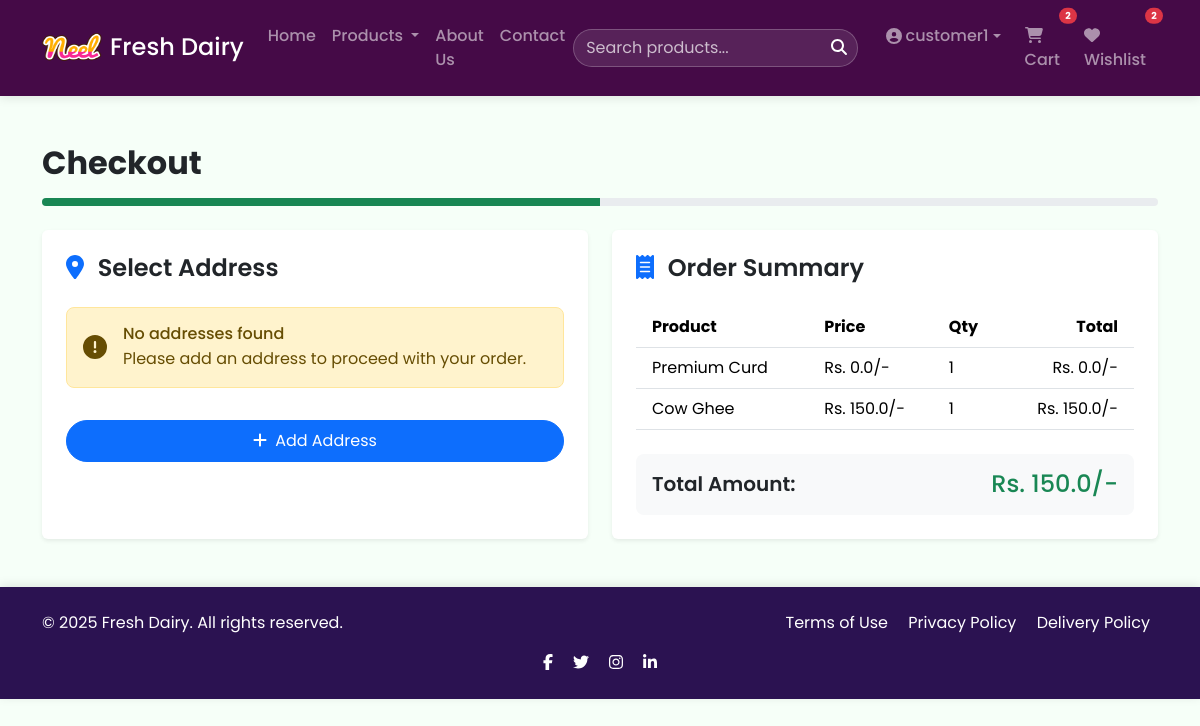
Screenshot of /checkout/ (signed in) with the database file from the repository.
### app/models.py (models this page shows, shortened)
class Cart(models.Model):
    user = models.ForeignKey(User, on_delete=models.CASCADE)
    product = models.ForeignKey(Product, on_delete=models.CASCADE)
    quantity = models.PositiveIntegerField(default=1)
    created_at = models.DateTimeField(auto_now_add=True)
    @property
    def total_price(self):
        return self.quantity * self.product.discounted_price

class Product(models.Model):
    title = models.CharField(max_length=200)
    selling_price = models.FloatField()
    discounted_price = models.FloatField()
    description = models.TextField()
    composition = models.TextField( default='')
    proapp = models.CharField(default='')
    category = models.CharField(choices=CATAGORY_CHOICE,max_length=2)
    product_image = models.ImageField(upload_to='product')

### app/views.py (the view, shortened to what this page needs)
# urls.py: path('checkout/', views.CheckoutView.as_view(), name='checkout'),
class CheckoutView(View):
    @method_decorator(login_required)
    def get(self, request):
        cart_items = Cart.objects.filter(user=request.user)
        if not cart_items:
            messages.warning(request, "Your cart is empty.")
            return redirect('cart')
        total_amount = sum(item.total_price for item in cart_items)
        addresses = Customer.objects.filter(user=request.user)
        return render(request, 'app/checkout.html', {
            'cart_items': cart_items,
            'total_amount': total_amount,
            'addresses': addresses
        })

### app/context_processors.py (called while the page is built)
def cart_wishlist_counts(request):
    cart_count = 0
    wishlist_count = 0
    if request.user.is_authenticated:
        cart_count = Cart.objects.filter(user=request.user).count()
        wishlist_count = Wishlist.objects.filter(user=request.user).count()
    return {
        'cart_count': cart_count,
        'wishlist_count': wishlist_count,
    }

### app/templates/app/checkout.html (shortened to what this page needs)
{% extends "app/base.html" %}
{% load static %}
{% block main %}
<div class="container my-5">
    <div class="row mb-4">
        <div class="col-12">
            <h2 class="fw-bold">Checkout</h2>
            <div class="progress mt-3" style="height: 8px;">
                <div class="progress-bar bg-success" role="progressbar" style="width: 50%;" aria-valuenow="50" aria-valuemin="0" aria-valuemax="100"></div>
            </div>
        </div>
    </div>
    {% if cart_items %}
    <div class="row g-4">
        <div class="col-lg-6">
            <div class="card border-0 shadow-sm h-100">
                <div class="card-body p-4">
                    <h4 class="card-title mb-4 fw-semibold">
                        <i class="fas fa-map-marker-alt text-primary me-2"></i> Select Address
                    </h4>
                    <form method="post" action="{% url 'checkout' %}">
                        {% if addresses %}
                            <div class="list-group mb-4">
                                {% for address in addresses %}
                                    <label class="list-group-item border mb-2 rounded-3 p-3 address-card">
                                        <div class="d-flex align-items-center">
                                            <input class="form-check-input me-3" type="radio" name="address" value="{{ address.id }}" required>
                                            <div>
                                                <h6 class="mb-1 fw-semibold">{{ address.name }}</h6>
                                                <p class="mb-1 small text-muted">
                                                    {{ address.locality }}, {{ address.city }}, {{ address.state }} - {{ address.zipcode }}
                                                </p>
                                                <p class="mb-0 small text-muted">
                                                    <i class="fas fa-phone-alt me-1"></i> {{ address.mobile }}
                                                </p>
                                            </div>
                                        </div>
                                    </label>
                                {% endfor %}
                            </div>
                            <div class="d-flex justify-content-between align-items-center">
                                <a href="{% url 'address' %}" class="btn btn-outline-primary rounded-pill px-4">
                                    <i class="fas fa-plus me-2"></i>Add New Address
                                </a>
                                <button type="submit" class="btn btn-success rounded-pill px-4 py-2">
                                    Place Order <i class="fas fa-arrow-right ms-2"></i>
                                </button>
                            </div>
                        {% else %}
                            <div class="alert alert-warning rounded-3">
                                <div class="d-flex align-items-center">
                                    <i class="fas fa-exclamation-circle me-3 fs-4"></i>
                                    <div>
                                        <h6 class="alert-heading mb-1">No addresses found</h6>
                                        <p class="mb-0">Please add an address to proceed with your order.</p>
                                    </div>
                                </div>
                            </div>
                            <a href="{% url 'address' %}" class="btn btn-primary rounded-pill px-4 py-2 w-100 mt-3">
                                <i class="fas fa-plus me-2"></i>Add Address
                            </a>
                        {% endif %}
                    </form>
                </div>
            </div>
        </div>
        <div class="col-lg-6">
            <div class="card border-0 shadow-sm h-100">
                <div class="card-body p-4">
                    <h4 class="card-title mb-4 fw-semibold">
                        <i class="fas fa-receipt text-primary me-2"></i> Order Summary
                    </h4>
                    <div class="table-responsive">
                        <table class="table mb-4">
                            <thead class="bg-light">
                                <tr>
                                    <th class="ps-3">Product</th>
                                    <th>Price</th>
                                    <th>Qty</th>
                                    <th class="pe-3 text-end">Total</th>
                                </tr>
                            </thead>
                            <tbody>
                                {% for item in cart_items %}
                                    <tr>
                                        <td class="ps-3">{{ item.product.title }}</td>
                                        <td>Rs. {{ item.product.discounted_price }}/-</td>
                                        <td>{{ item.quantity }}</td>
                                        <td class="pe-3 text-end">Rs. {{ item.total_price }}/-</td>
                                    </tr>
                                {% endfor %}
                            </tbody>
                        </table>
                    </div>
                    <div class="card bg-light border-0 rounded-3">
                        <div class="card-body p-3">
                            <div class="d-flex justify-content-between align-items-center">
                                <h5 class="mb-0 fw-semibold">Total Amount:</h5>
                                <h4 class="mb-0 text-success">Rs. {{ total_amount }}/-</h4>
                            </div>
                        </div>
                    </div>
                </div>
            </div>
        </div>
    </div>
    {% endif %}
</div>
{% endblock main %}

### app/templates/app/base.html (shortened to what this page needs)
{% load static %}
<!DOCTYPE html>
<html lang="en">
<head>
    <link rel="stylesheet" href="https://cdnjs.cloudflare.com/ajax/libs/font-awesome/6.4.0/css/all.min.css">
    <link href="https://cdn.jsdelivr.net/npm/bootstrap@5.3.2/dist/css/bootstrap.min.css" rel="stylesheet">
    <link rel="stylesheet" href="{% static 'app/css/owl.carousel.min.css' %}">
    <link rel="stylesheet" href="{% static 'app/css/style.css' %}">
</head>
<body>
    <nav class="navbar navbar-expand-lg navbar-dark sticky-top">
        <div class="container">
            <a class="navbar-brand d-flex align-items-center" href="/">
                <img src="{% static 'app/images/Neel.png' %}" alt="Fresh Dairy Logo" width="60" height="60" class="me-2">
                <span class="d-none d-lg-block h4 mb-0 font-weight-bold">Fresh Dairy</span>
            </a>
            <div class="collapse navbar-collapse" id="navbarContent">
                <ul class="navbar-nav me-auto mb-2 mb-lg-0">
                    <li class="nav-item">
                        <a class="nav-link" href="/">Home</a>
                    </li>
                    <li class="nav-item dropdown">
                        <a class="nav-link dropdown-toggle" href="#" id="productsDropdown" role="button" data-bs-toggle="dropdown">
                            Products
                        </a>
                    </li>
                    <li class="nav-item">
                        <a class="nav-link" href="{% url 'about' %}">About Us</a>
                    </li>
                    <li class="nav-item">
                        <a class="nav-link" href="{% url 'contact' %}">Contact</a>
                    </li>
                </ul>
                <form class="search-form me-3">
                    <input class="form-control pe-4" type="search" placeholder="Search products...">
                    <button type="submit"><i class="fas fa-search"></i></button>
                </form>
                <ul class="navbar-nav">
                    {% if user.is_authenticated %}
                        <li class="nav-item dropdown mx-1">
                            <a class="nav-link dropdown-toggle d-flex align-items-center" href="#" id="userDropdown" role="button" data-bs-toggle="dropdown">
                                <i class="fas fa-user-circle me-1"></i>
                                <span class="d-none d-lg-inline">{{ user.username }}</span>
                            </a>
                        </li>
                        <li class="nav-item mx-1">
                            <a class="nav-link position-relative nav-cart-icon" href="{% url 'cart' %}">
                                <i class="fas fa-shopping-cart"></i>
                                <span class="d-none d-lg-inline"> Cart</span>
                                {% if cart_count > 0 %}
                                    <span class="position-absolute top-0 start-100 translate-middle badge rounded-pill bg-danger">
                                        {{ cart_count }}
                                    </span>
                                {% endif %}
                            </a>
                        </li>
                        <li class="nav-item mx-1">
                            <a class="nav-link position-relative nav-wishlist-icon" href="{% url 'wishlist' %}">
                                <i class="fas fa-heart"></i>
                                <span class="d-none d-lg-inline"> Wishlist</span>
                                {% if wishlist_count > 0 %}
                                    <span class="position-absolute top-0 start-100 translate-middle badge rounded-pill bg-danger">
                                        {{ wishlist_count }}
                                    </span>
                                {% endif %}
                            </a>
                        </li>
                    {% endif %}
                </ul>
            </div>
        </div>
    </nav>
    {% block main %}{% endblock main %}
    <footer class="footer mt-5">
        <div class="container">
            <div class="row">
                <div class="col-md-6 text-center text-md-start">
                    <p class="mb-0">&copy; 2025 Fresh Dairy. All rights reserved.</p>
                </div>
                <div class="col-md-6 text-center text-md-end">
                    <a href="#" class="text-white mx-2">Terms of Use</a>
                    <a href="#" class="text-white mx-2">Privacy Policy</a>
                    <a href="#" class="text-white mx-2">Delivery Policy</a>
                </div>
            </div>
            <div class="row mt-3">
                <div class="col-12 text-center">
                    <a href="#" class="text-white mx-2"><i class="fab fa-facebook-f"></i></a>
                    <a href="#" class="text-white mx-2"><i class="fab fa-twitter"></i></a>
                    <a href="#" class="text-white mx-2"><i class="fab fa-instagram"></i></a>
                    <a href="#" class="text-white mx-2"><i class="fab fa-linkedin-in"></i></a>
                </div>
            </div>
        </div>
    </footer>
</body>
</html>

### app/templates/app/base.html (style rules this page uses)
:root { --primary-color: #450a47; --primary-light: #1b5e20; --primary-dark: #2b1251; --secondary-color: #ffca28; --light-bg: #f6fff8; --dark-text: #212529; --light-text: #ffffff; }
body { font-family: 'Poppins', sans-serif; color: var(--dark-text); background-color: var(--light-bg); padding-bottom: 80px; }
.navbar { background-color: var(--primary-color) !important; box-shadow: 0 2px 10px rgba(0,0,0,0.1); padding: 0.8rem 1rem; }
.navbar-brand img { transition: transform 0.3s ease; }
.nav-link { font-weight: 500; padding: 0.5rem 1rem; border-radius: 4px; transition: all 0.3s ease; }
.badge { font-size: 0.6rem; padding: 0.35em 0.65em; }
footer { background-color: var(--primary-dark); color: var(--light-text); padding: 1.5rem 0; box-shadow: 0 -2px 10px rgba(0,0,0,0.1); }
footer a { color: var(--secondary-color); text-decoration: none; transition: color 0.3s ease; }
.search-form { position: relative; }
.search-form input { padding-right: 40px; border-radius: 20px; border: 1px solid rgba(255,255,255,0.3); background-color: rgba(255,255,255,0.1); color: white; }
.search-form input::placeholder { color: rgba(255,255,255,0.7); }
.search-form button { position: absolute; right: 5px; top: 50%; transform: translateY(-50%); background: transparent; border: none; color: white; }

### rows the page displays
Cart: product "Premium Curd", product.discounted_price "0.0", quantity "1", total_price "0.0"
Cart: product "Cow Ghee", product.discounted_price "150.0", quantity "1", total_price "150.0"

### other values shown
{{ user.username }} "customer1"
{{ cart_count }} "2"
{{ wishlist_count }} "2"
{{ total_amount }} "150.0"
